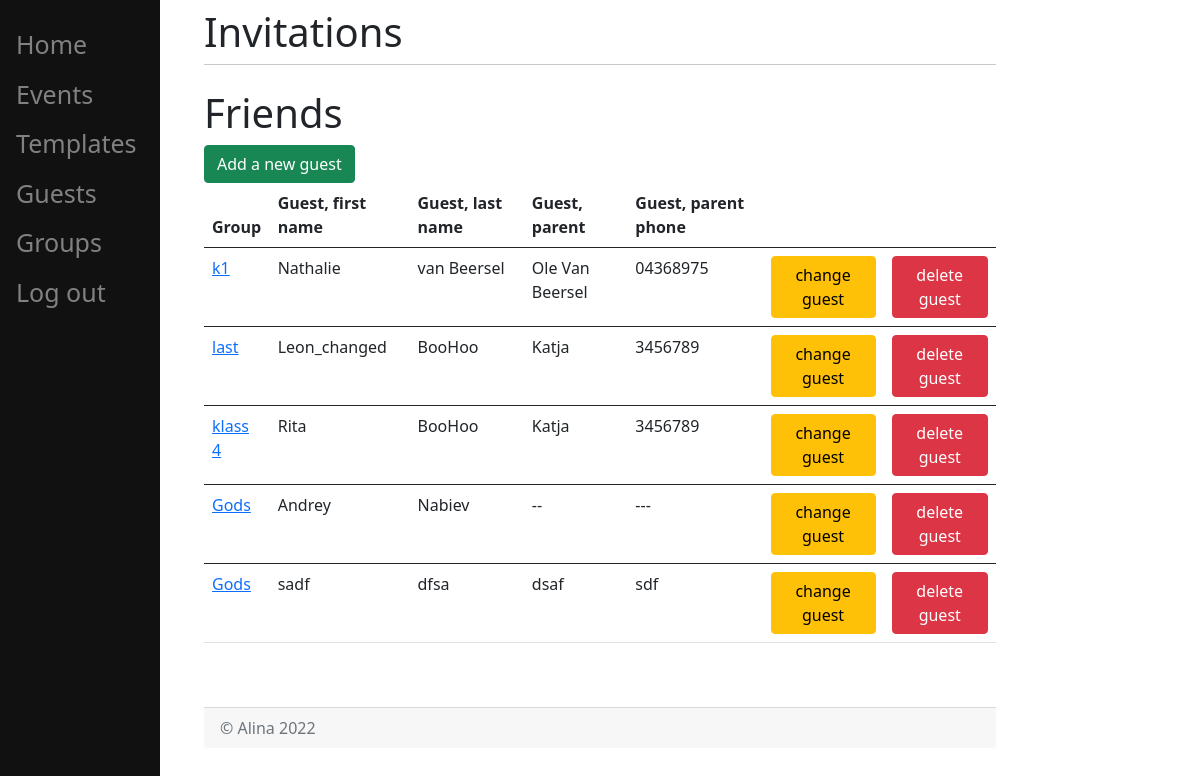
Page /guests/ (signed in) on the earlier database version.
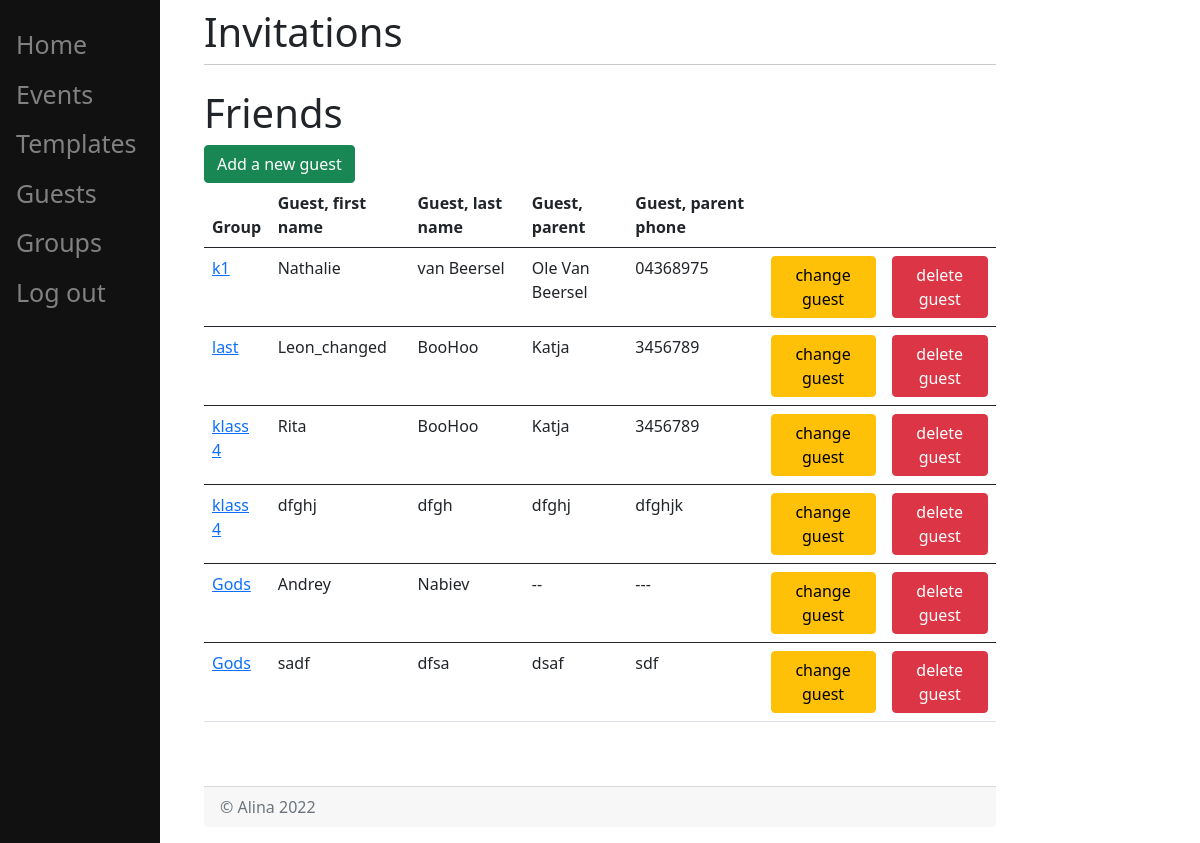
Same page on the later database version.
### invitations/models.py (models this page shows, shortened)
class Group(models.Model):
    name = models.CharField(max_length=200)
    user = models.ForeignKey(User, on_delete=models.CASCADE, related_name="group", null=True)

class Guest(models.Model):
    group = models.ForeignKey(Group, on_delete=models.CASCADE)
    first_name = models.CharField(max_length=200)
    last_name = models.CharField(max_length=200)
    parent_name = models.CharField(max_length=200, default='Unknown')
    parent_phone = models.CharField(max_length=200, default='Unknown')
    email = models.EmailField(help_text="jaan@mail.com", default='Unknown')
    phone = models.CharField(max_length=200, default='Unknown')
    address = models.CharField(max_length=200, default='Unknown')

### invitations/views.py (the view)
def guests(request):
    try:
        user = request.user
        groups_ = user.group.all()
        return render(request, "invitations/guests.html", {"groups": groups_})
    except Exception as e:
        messages.error(request, f'{e}')
        return redirect('/home/')

### templates/invitations/guests.html (shortened to what this page needs)
{% extends 'invitations/home.html' %}
{% block content %}
    <h1>Friends</h1>
    <form action="/guests/add">
        <button type="submit" class="btn btn-success">Add a new guest</button>
    </form>
    <form method="POST" action="#">
    {% if groups %}
        <table class="table">
            <thead>
            <tr>
                <th scope="col">Group</th>
                <th scope="col">Guest, first name</th>
                <th scope="col">Guest, last name</th>
                <th scope="col">Guest, parent</th>
                <th scope="col">Guest, parent phone</th>
                <th scope="col"> </th>
                <th scope="col"> </th>
            </tr>
            </thead>
            <tbody>
            {% for group in groups %}
                {% for guest in  group.guest_set.all %}
                    <tr>
                        <td><a href="/groups/view_group/{{ group.id }}">{{ group.name }}</a></td>
                        <td>{{ guest.first_name}}</td>
                        <td>{{ guest.last_name }}</td>
                        <td>{{ guest.parent_name}}</td>
                        <td>{{ guest.parent_phone }}</td>
                        <td>
                            <a href="/guests/change/{{ guest.id }}" class="btn btn-warning">change guest</a>
                        </td>
                        <td>
                            <form action="/guests/delete/" method="post">
                                <button type="submit" class="btn btn-danger">delete guest</button>
                            </form>
                        </td>
                    </tr>
                    </tbody>
                {% endfor %}
            {% endfor %}
        </table>
    {% else %}
        <dev><p> You have no groups </p></dev>
    {% endif %}
{% endblock %}

Differences in the rows shown:
added Guest: {{ group.name }} "klass 4", first_name "dfghj", last_name "dfgh", parent_name "dfghj", parent_phone "dfghjk", shown under Group "klass 4"
